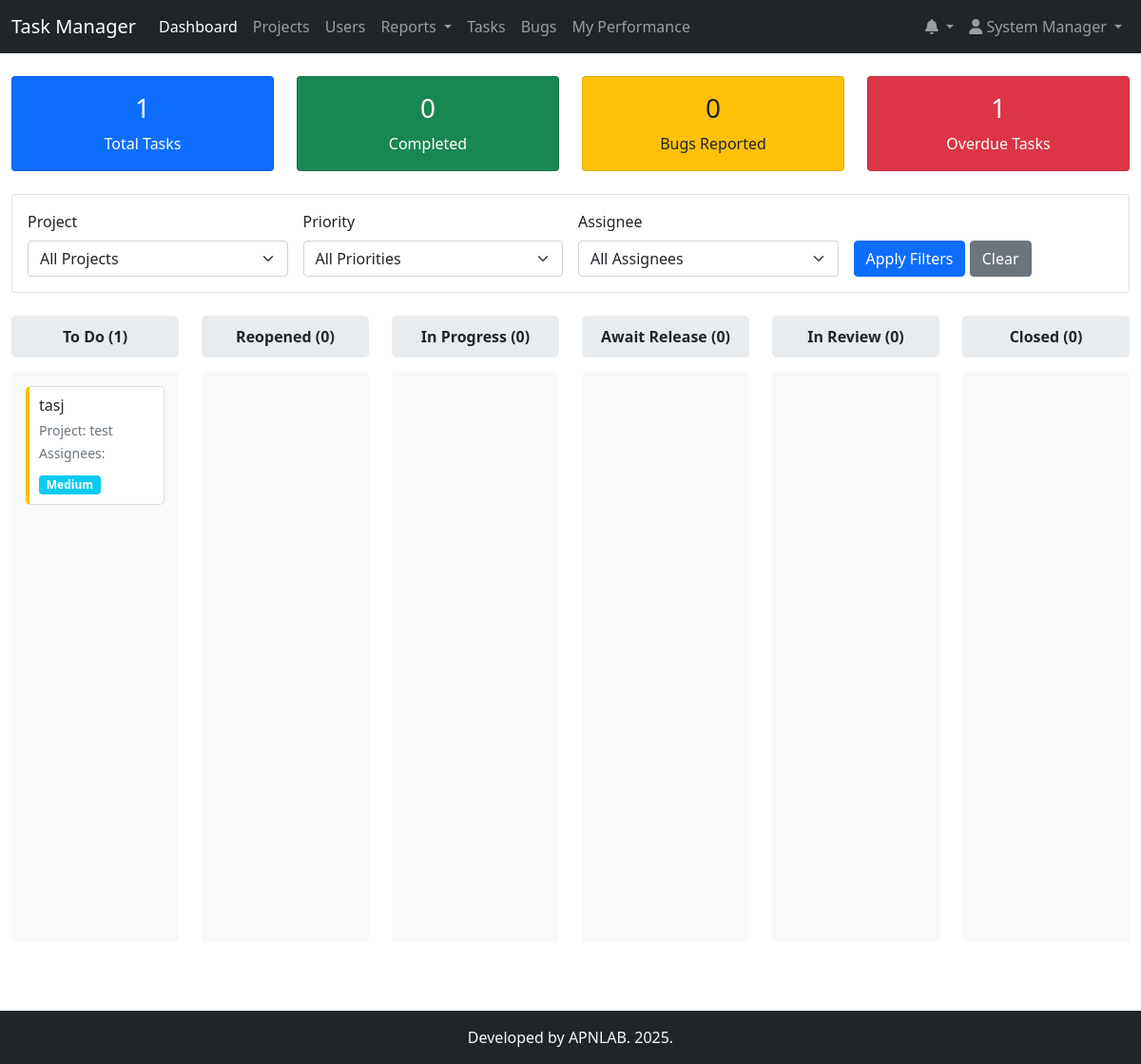
/dashboard.php (signed in), run on the app's committed database.
### tables this page shows
CREATE TABLE `tasks` (
  `id` int(11) NOT NULL,
  `project_id` int(11) NOT NULL,
  `name` varchar(255) NOT NULL,
  `description` text DEFAULT NULL,
  `status` enum('todo','reopened','in_progress','await_release','in_review','closed') DEFAULT 'todo',
  `priority` enum('low','medium','high','critical') DEFAULT 'medium',
  `attachments` text DEFAULT NULL,
  `start_datetime` datetime DEFAULT NULL,
  `end_datetime` datetime DEFAULT NULL,
  `created_by` int(11) NOT NULL,
  `created_at` timestamp NOT NULL DEFAULT current_timestamp(),
  `updated_at` timestamp NOT NULL DEFAULT current_timestamp() ON UPDATE current_timestamp()
);

CREATE TABLE `projects` (
  `id` int(11) NOT NULL,
  `name` varchar(255) NOT NULL,
  `icon` varchar(255) DEFAULT NULL,
  `description` text DEFAULT NULL,
  `git_url` varchar(255) DEFAULT NULL,
  `status` enum('active','inactive','completed') DEFAULT 'active',
  `created_by` int(11) NOT NULL,
  `created_at` timestamp NOT NULL DEFAULT current_timestamp(),
  `updated_at` timestamp NOT NULL DEFAULT current_timestamp() ON UPDATE current_timestamp()
);

### dashboard.php (the view, shortened to what this page needs)
<?php
$database = new Database();
$db = $database->getConnection();
$filter_conditions = [];
$filter_sql = !empty($filter_conditions) ? "AND " . implode(" AND ", $filter_conditions) : "";
$tasks_by_status = [
    'todo' => [],
    'reopened' => [],
    'in_progress' => [],
    'await_release' => [],
    'in_review' => [],
    'closed' => []
];
$query = "SELECT t.*, p.name as project_name,
          GROUP_CONCAT(DISTINCT u.name) as assignee_names,
          COUNT(DISTINCT b.id) as bug_count
          FROM tasks t
          LEFT JOIN projects p ON t.project_id = p.id
          LEFT JOIN task_assignments ta ON t.id = ta.task_id
          LEFT JOIN users u ON ta.user_id = u.id
          LEFT JOIN bugs b ON t.id = b.task_id
          WHERE 1=1 $filter_sql
          GROUP BY t.id
          ORDER BY t.priority DESC, t.created_at DESC";
$stmt = $db->prepare($query);
$stmt->execute();
while ($row = $stmt->fetch(PDO::FETCH_ASSOC)) {
    $tasks_by_status[$row['status']][] = $row;
}
$total_tasks = $db->query("SELECT COUNT(*) FROM tasks")->fetchColumn();
$completed_tasks = $db->query("SELECT COUNT(*) FROM tasks WHERE status = 'closed'")->fetchColumn();
$total_bugs = $db->query("SELECT COUNT(*) FROM bugs")->fetchColumn();
$overdue_tasks = $db->query("SELECT COUNT(*) FROM tasks WHERE end_datetime < NOW() AND status != 'closed'")->fetchColumn();
?>
<!DOCTYPE html>
<html lang="en">
<head>
    <link href="https://cdn.jsdelivr.net/npm/bootstrap@5.1.3/dist/css/bootstrap.min.css" rel="stylesheet">
    <link href="https://cdnjs.cloudflare.com/ajax/libs/font-awesome/6.0.0/css/all.min.css" rel="stylesheet">
</head>
<body>
    <?php include 'includes/header.php'; ?>
    <div class="container-fluid mt-4">
        <div class="row mb-4">
            <div class="col-md-3">
                <div class="card stat-card text-center bg-primary text-white">
                    <div class="card-body">
                        <h3><?= $total_tasks ?></h3>
                        <p class="mb-0">Total Tasks</p>
                    </div>
                </div>
            </div>
            <div class="col-md-3">
                <div class="card stat-card text-center bg-success text-white">
                    <div class="card-body">
                        <h3><?= $completed_tasks ?></h3>
                        <p class="mb-0">Completed</p>
                    </div>
                </div>
            </div>
            <div class="col-md-3">
                <div class="card stat-card text-center bg-warning text-dark">
                    <div class="card-body">
                        <h3><?= $total_bugs ?></h3>
                        <p class="mb-0">Bugs Reported</p>
                    </div>
                </div>
            </div>
            <div class="col-md-3">
                <div class="card stat-card text-center bg-danger text-white">
                    <div class="card-body">
                        <h3><?= $overdue_tasks ?></h3>
                        <p class="mb-0">Overdue Tasks</p>
                    </div>
                </div>
            </div>
        </div>
        <div class="row mb-4">
            <div class="col-12">
                <div class="card">
                    <div class="card-body">
                        <form method="GET" class="row g-3">
                            <div class="col-md-3">
                                <label class="form-label">Project</label>
                                <select name="project" class="form-select">
                                    <option value="">All Projects</option>
                                </select>
                            </div>
                            <div class="col-md-3">
                                <label class="form-label">Priority</label>
                                <select name="priority" class="form-select">
                                    <option value="">All Priorities</option>
                                </select>
                            </div>
                            <?php if ($_SESSION['user_role'] == 'manager'): ?>
                            <div class="col-md-3">
                                <label class="form-label">Assignee</label>
                                <select name="assignee" class="form-select">
                                    <option value="">All Assignees</option>
                                </select>
                            </div>
                            <?php endif; ?>
                            <div class="col-md-3">
                                <label class="form-label">&nbsp;</label>
                                <div>
                                    <button type="submit" class="btn btn-primary">Apply Filters</button>
                                    <a href="dashboard.php" class="btn btn-secondary">Clear</a>
                                </div>
                            </div>
                        </form>
                    </div>
                </div>
            </div>
        </div>
        <div class="row">
            <?php
            $status_labels = [
                'todo' => 'To Do',
                'reopened' => 'Reopened',
                'in_progress' => 'In Progress',
                'await_release' => 'Await Release',
                'in_review' => 'In Review',
                'closed' => 'Closed'
            ];
            foreach ($tasks_by_status as $status => $tasks): ?>
            <div class="col-lg-2 col-md-4 mb-4">
                <div class="column-header">
                    <?= $status_labels[$status] ?> (<?= count($tasks) ?>)
                </div>
                <div class="kanban-column" data-status="<?= $status ?>">
                    <?php foreach ($tasks as $task): ?>
                    <div class="task-card priority-<?= $task['priority'] ?>"
                         data-task-id="<?= $task['id'] ?>"
                         draggable="true">
                        <h6 class="mb-1"><?= htmlspecialchars($task['name']) ?></h6>
                        <small class="text-muted">Project: <?= htmlspecialchars($task['project_name']) ?></small><br>
                        <small class="text-muted">Assignees: <?= htmlspecialchars($task['assignee_names']) ?></small><br>
                        <div class="mt-2">
                            <span class="badge bg-<?=
                                $task['priority'] == 'critical' ? 'danger' :
                                ($task['priority'] == 'high' ? 'warning' :
                                ($task['priority'] == 'medium' ? 'info' : 'success'))
                            ?>">
                                <?= ucfirst($task['priority']) ?>
                            </span>
                        </div>
                    </div>
                    <?php endforeach; ?>
                </div>
            </div>
            <?php endforeach; ?>
        </div>
    </div>
</body>
<footer class="bg-dark text-light text-center py-3 mt-5">
    <div class="container">
        <p class="mb-0">Developed by APNLAB. 2025.</p>
    </div>
</footer>
</html>

### dashboard.php (style rules this page uses)
.kanban-column { min-height: 600px; background: #f8f9fa; border-radius: 5px; padding: 15px; }
.task-card { background: white; border: 1px solid #ddd; border-radius: 5px; padding: 10px; margin-bottom: 10px; cursor: move; transition: transform 0.2s; }
.priority-medium { border-left: 4px solid #ffc107; }
.column-header { background: #e9ecef; padding: 10px; border-radius: 5px; margin-bottom: 15px; text-align: center; font-weight: bold; }
.stat-card { transition: transform 0.2s; }

### data on the page
tasks: name "tasj", project.name "test", priority "Medium"

### other printed values
$_SESSION['user_name'] "System Manager"
$total_tasks "1"
$completed_tasks "0"
$total_bugs "0"
$overdue_tasks "1"
$status_labels[$status] "To Do"
count($tasks) "1"
$status_labels[$status] "Reopened"
count($tasks) "0"
$status_labels[$status] "In Progress"
$status_labels[$status] "Await Release"
$status_labels[$status] "In Review"
$status_labels[$status] "Closed"
